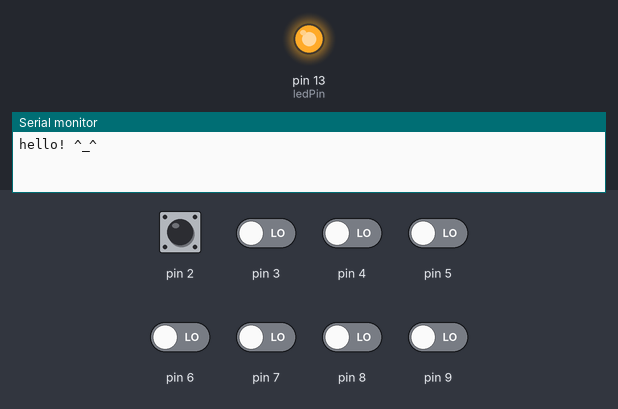
A sketch run on a simulated Arduino Uno, built with avr-gcc and run on an emulated ATmega328P. Parts: output pins drawn as LEDs (lit = HIGH), the last lines printed to the serial monitor. Dashed ring = blinking. The inputs (shaded band) are chosen by the test bench; at power-on: pin 2–9 LOW.

Above: at 0.01 s.
At 1.5 s:
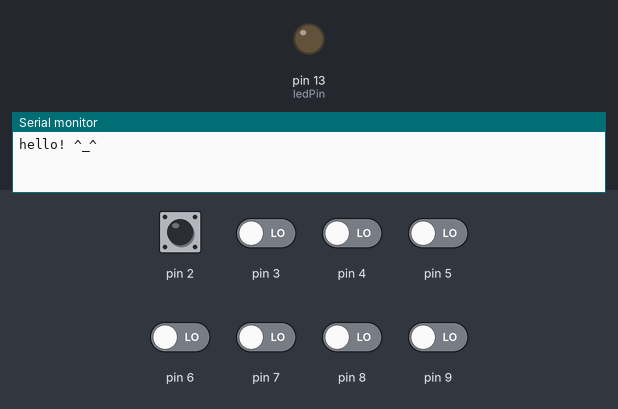
1.6 s: pin 2 pulsed HIGH 2 times (0.12 s each, 0.3 s apart)
At 2.03 s:
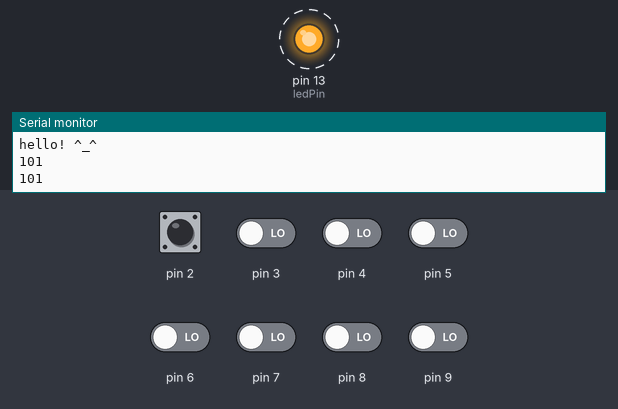
Timing chart, 0 to 4.6 s (numbered marks = the images above; inputs shaded):
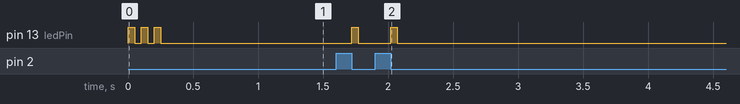

Measured:
- after the input at 1.6 s, pin 13 (ledPin): alternates HIGH for 0.05 s and LOW for 0.25 s, 4 changes in all, then stays LOW, starting after 0.12 s

The sketch:

iot_device_0.ino
```cpp
int ledPin = 13;

int buttonState[] = { 0, 0, 0, 0, 0, 0, 0, 0 };
int buttonStatePrev[] = { 0, 0, 0, 0, 0, 0, 0, 0 };

void blinkLED(int count)
{
  for (int i=0; i< count; i++) {
    digitalWrite(ledPin, HIGH);
    delay(50);
    digitalWrite(ledPin, LOW);
    delay(50);
  }
}

void OnButtonPush(int index)
{
  // Send data with bluetooth
  int message = 0;

  if (index < 4)
    message = 100 + index + 1;
  else
    message = 200 + index - 3;

  Serial.println(message);

  // Blink
  int blinkCount = index + 1;
  blinkLED(blinkCount);
}

void setup() {
  Serial.begin( 9600 );    // 9600 is the default baud rate for the serial Bluetooth module
  Serial.println("hello! ^_^");

  for (int i=0; i<8; ++i)
    pinMode(i+2, INPUT);

  pinMode(ledPin, OUTPUT);
  blinkLED(3);
}

void loop() {

  for (int i=0; i<8; ++i)
    buttonState[i] = digitalRead(i+2);

  for (int i=0; i<8; ++i)
  {
    if (buttonState[i] != buttonStatePrev[i])
    {
      if (buttonState[i] == LOW)
        OnButtonPush(i);

      buttonStatePrev[i] = buttonState[i];
    }
  }
}
```
